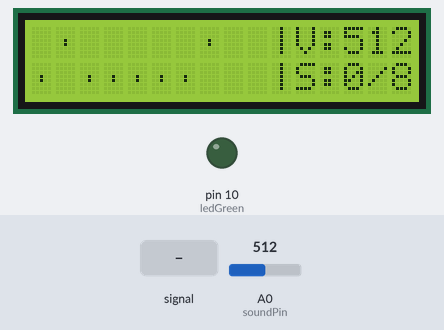
The sketch below on a simulated Arduino Uno, built with avr-gcc and run on an emulated ATmega328P. Shown: 16×2 character LCD, output pins drawn as LEDs (lit = HIGH). The inputs (shaded band) are chosen by the test bench; at power-on: A0 (soundPin) = 512. Random numbers use the default seed unless the sketch sets one.

Above: at 1.3 s.
1.4 s: A0 (soundPin) fed a 200 Hz sine of ±81 counts around its level
At 1.7 s:
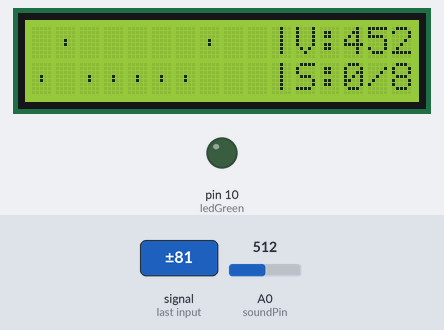
2.9 s: A0 (soundPin) set to 716
At 3.4 s:
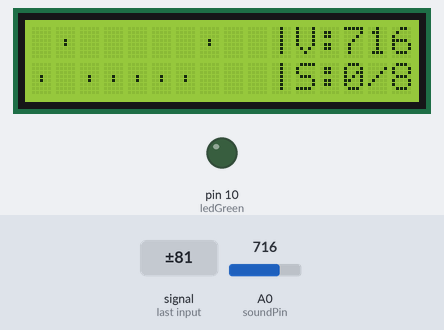
4.4 s: A0 (soundPin) fed a 1000 Hz sine of ±255 counts around its level
At 4.78 s:
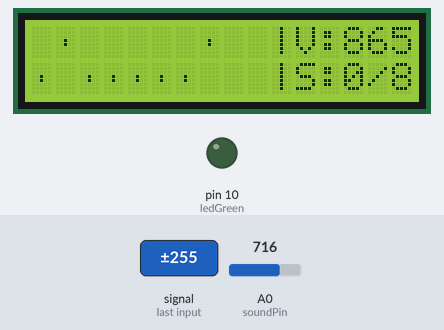
6.0 s: A0 (soundPin) set to 900
At 7.3 s:
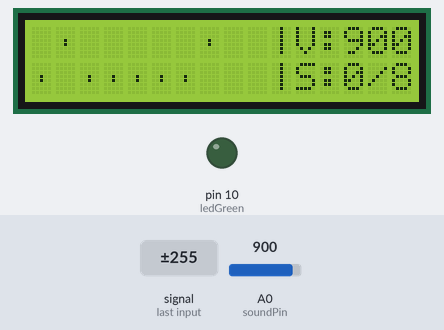
7.6 s: A0 (soundPin) set to 1023
At 8.6 s:
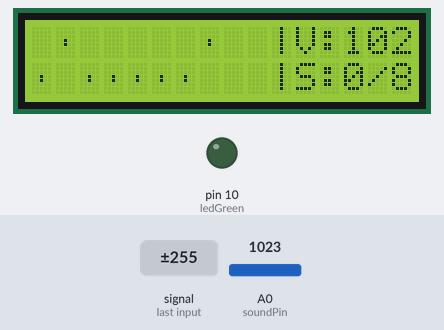
Timing chart, 0 to 10.1 s (numbered marks = the images above; inputs shaded):
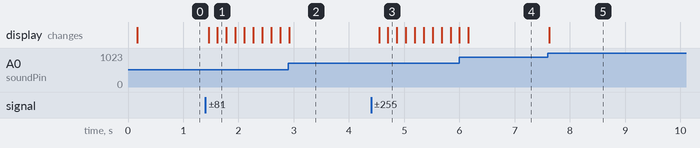

The sketch:

embedded2.0.ino
```cpp
#include <Wire.h>
#include <LiquidCrystal_I2C.h>

// --- KONFIGURASI LCD ---
LiquidCrystal_I2C lcd(0x27, 16, 2);

// --- PIN ---
const int soundPin = A0;
const int ledGreen = 10;

// --- THRESHOLD ---
const int THRESHOLD_DUM = 50;
const int THRESHOLD_TAK = 80;

// --- KARAKTER ---
byte kotak[8] = {
  B11111, B11111, B11111, B11111,
  B11111, B11111, B11111, B11111
};
byte titik[8] = {
  B00000, B00000, B00000, B00100,
  B00100, B00000, B00000, B00000
};

// --- GAME ---
const int MAX_STEPS = 8;
int targetIrama[MAX_STEPS];
int stepSekarang = 0;

// --- ANTI DOUBLE INPUT ---
bool sudahPukul = false;
unsigned long lastHit = 0;
const int hitCooldown = 180;

// --- LCD MONITOR ---
unsigned long lastUpdateLCD = 0;
const int intervalUpdate = 150;

void setup() {
  Serial.begin(9600);
  randomSeed(analogRead(A1));

  pinMode(ledGreen, OUTPUT);

  lcd.init();
  lcd.backlight();
  lcd.createChar(0, kotak);
  lcd.createChar(1, titik);

  acakPola();
  tampilkanUI();
}

void loop() {
  int nilaiSuara = analogRead(soundPin);

  // --- MONITOR LCD ---
  if (millis() - lastUpdateLCD > intervalUpdate) {
    lcd.setCursor(11, 0);
    lcd.print("V:");
    lcd.setCursor(13, 0);
    if (nilaiSuara < 100) lcd.print(" ");
    lcd.print(nilaiSuara);

    lcd.setCursor(11, 1);
    lcd.print("S:");
    lcd.print(stepSekarang);
    lcd.print("/");
    lcd.print(MAX_STEPS);

    lastUpdateLCD = millis();
  }

  // --- DETEKSI ---
  int deteksi = 0;
  if (nilaiSuara >= THRESHOLD_TAK) deteksi = 2;
  else if (nilaiSuara >= THRESHOLD_DUM) deteksi = 1;

  // --- LOGIKA ANTI 2x INPUT ---
  if (deteksi > 0 && !sudahPukul && millis() - lastHit > hitCooldown) {
    sudahPukul = true;
    lastHit = millis();

    if (deteksi == targetIrama[stepSekarang]) {
      digitalWrite(ledGreen, HIGH);

      int baris = (deteksi == 2) ? 0 : 1;
      lcd.setCursor(stepSekarang, baris);
      lcd.write(0);

      delay(120);
      digitalWrite(ledGreen, LOW);

      stepSekarang++;
    }
    // SALAH → DIABAIKAN
  }

  // --- RELEASE DETECTION ---
  // Tunggu sampai suara benar-benar turun
  if (nilaiSuara < THRESHOLD_DUM - 10) {
    sudahPukul = false;
  }

  // --- MENANG ---
  if (stepSekarang >= MAX_STEPS) {
    victorySequence();
  }
}

// --- FUNGSI ---

void acakPola() {
  for (int i = 0; i < MAX_STEPS; i++) {
    targetIrama[i] = random(1, 3);
  }
}

void tampilkanUI() {
  lcd.clear();
  for (int i = 0; i < MAX_STEPS; i++) {
    if (targetIrama[i] == 2) {
      lcd.setCursor(i, 0); lcd.write(1);
    } else {
      lcd.setCursor(i, 1); lcd.write(1);
    }
  }
  lcd.setCursor(10, 0); lcd.print("|");
  lcd.setCursor(10, 1); lcd.print("|");
}

void victorySequence() {
  lcd.clear();
  lcd.setCursor(4, 0); lcd.print("CAKEP!");
  lcd.setCursor(1, 1); lcd.print("Next Level");

  for (int i = 0; i < 4; i++) {
    digitalWrite(ledGreen, HIGH); delay(100);
    digitalWrite(ledGreen, LOW); delay(100);
  }

  delay(1000);
  stepSekarang = 0;
  acakPola();
  tampilkanUI();
}
```

Measured:
- after the input at 1.4 s, the display: first changes after 0.06 s (image 1 shows a later state)
- after the input at 4.4 s, the display: first changes after 0.15 s (image 3 shows a later state)
- after the input at 7.6 s, the display: changes at once (image 5)
